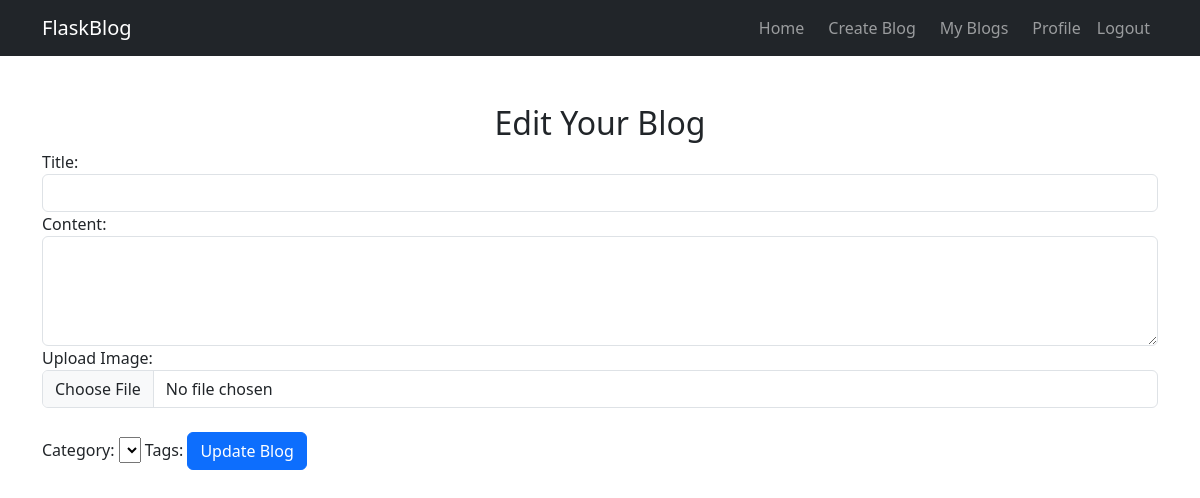
/edit_blog/2 (signed in), run on an earlier commit of the app's database.
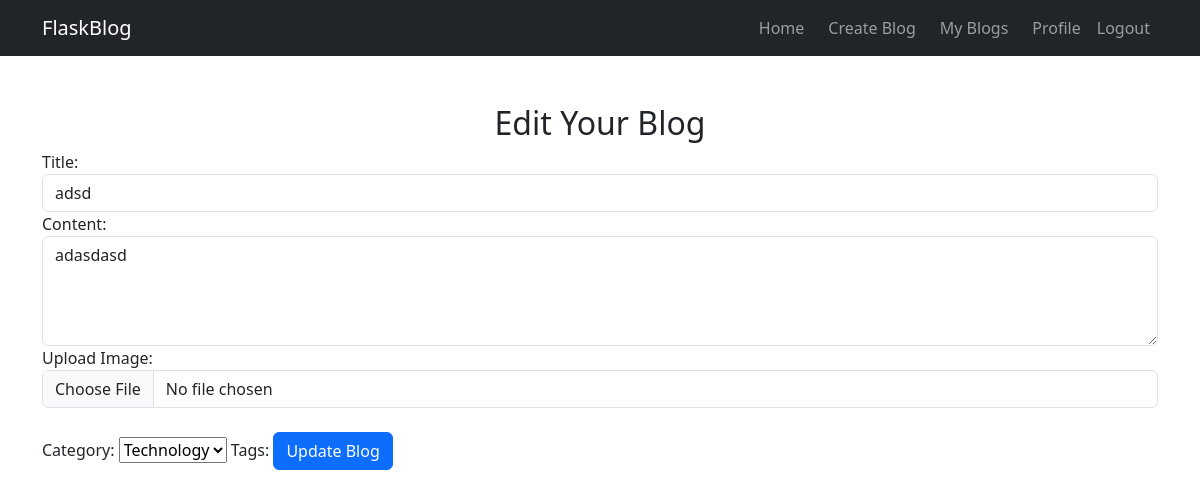
And on a later commit of the database.
### tables this page shows
CREATE TABLE blogs (
                        id INTEGER PRIMARY KEY AUTOINCREMENT,
                        title TEXT NOT NULL,
                        content TEXT NOT NULL,
                        author TEXT NOT NULL,
                        email TEXT NOT NULL,
                        image_filename TEXT,
                        category_id INTEGER,
                        FOREIGN KEY (category_id) REFERENCES categories(id)
            
                        );

### app.py (the view, shortened to what this page needs)
@app.route("/edit_blog/<int:blog_id>", methods=["GET", "POST"])
def edit_blog(blog_id):
    if "email" not in session:
        return redirect("/login")
    db = get_db()
    blog = db.execute("SELECT * FROM blogs WHERE id = ?", (blog_id,)).fetchone()
    categories = db.execute("SELECT * FROM categories").fetchall()
    tags = db.execute("SELECT * FROM tags").fetchall()
    selected_tags = [row["tag_id"] for row in db.execute("SELECT tag_id FROM blog_tags WHERE blog_id = ?", (blog_id,)).fetchall()]
    return render_template("edit_blog.html", blog=blog,categories=categories, tags=tags, selected_tags=selected_tags)

### app.py (called while the page is built)
def get_db():
    if "db" not in g:
        g.db = sqlite3.connect(DATABASE)
        g.db.row_factory = sqlite3.Row  # Return results as dictionaries
    return g.db

### templates/edit_blog.html (shortened to what this page needs)
<!DOCTYPE html>
<html lang="en">
<head>
    <link href="https://cdn.jsdelivr.net/npm/bootstrap@5.3.0/dist/css/bootstrap.min.css" rel="stylesheet">
</head>
<body>
    <nav class="navbar navbar-expand-lg navbar-dark bg-dark">
        <div class="container">
            <a class="navbar-brand" href="/homepage">FlaskBlog</a>
            <div class="collapse navbar-collapse justify-content-end" id="navbarNav">
                <ul class="navbar-nav">
                    <li class="nav-item">
                        <a class="nav-link btn btn-dark mx-2" href="/homepage">Home</a>
                    </li>
                    <li class="nav-item">
                        <a class="nav-link btn btn-dark " href="/create_blog">Create Blog</a>
                    </li>
                    <li class="nav-item">
                        <a class="nav-link btn btn-dark mx-2" href="/my_blogs">My Blogs</a>
                    </li>
                    <li class="nav-item">
                        <a class="nav-link btn btn-dark" href="/dashboard">Profile</a>
                    </li>
                    <li class="nav-item">
                        <a class="nav-link btn btn-danger" href="/logout">Logout</a>
                    </li>
                </ul>
            </div>
        </div>
    </nav>
    <div class="container mt-5">
        <h2 class="text-center">Edit Your Blog</h2>
        <form action="/edit_blog/{{ blog.id }}" method="POST" enctype="multipart/form-data">
            <div class="form-group">
                <label for="title">Title:</label>
                <input type="text" class="form-control" id="title" name="title" value="{{ blog.title }}" required>
            </div>
            <div class="form-group">
                <label for="content">Content:</label>
                <textarea class="form-control" id="content" name="content" rows="4"
                    required>{{ blog.content }}</textarea>
            </div>
            <div class="form-group">
                <label for="image">Upload Image:</label>
                <input type="file" class="form-control" id="image" name="image" accept="image/*">
            </div>
            <br>
            <label for="category">Category:</label>
            <select name="category" required>
                {% for category in categories %}
                <option value="{{ category.id }}">{{ category.name }}</option>
                {% endfor %}
            </select>
            <label>Tags:</label>
            <button type="submit" class="btn btn-primary">Update Blog</button>
        </form>
    </div>
</body>
</html>

What changed in the data, as far as the page shows it:
added blogs: title "adsd", content "adasdasd"
Also different on the page:
form field category: (not shown) → "Technology"
